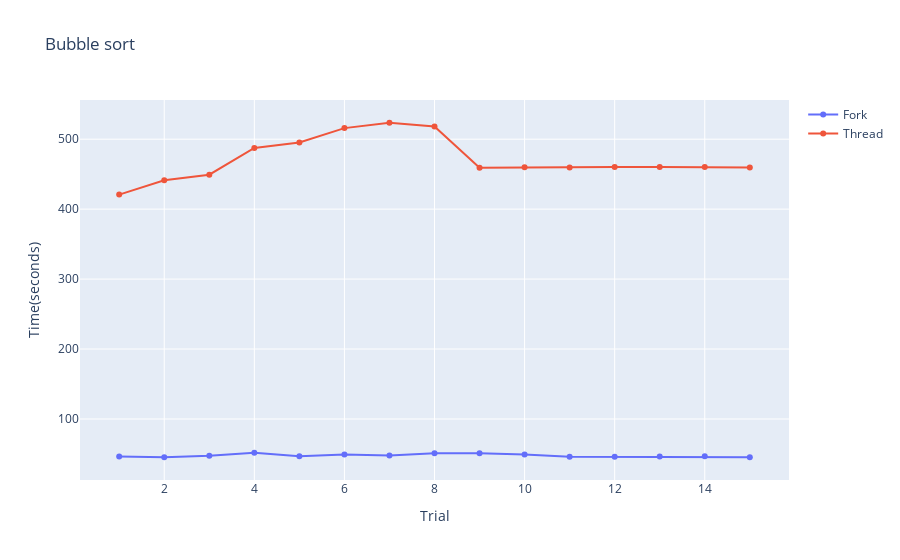

This figure's notebook cell:
### Markdown cell above
# **Bubble Sort**

### Code cell
import plotly.graph_objects as go
import pandas as pd
import os

fork_path = "Fork Files/"
thread_path = "Thread Files/"

df_usgsn03 = pd.read_csv(fork_path + 'BubbleFork.csv',sep=',')
df_usgsn04 = pd.read_csv(thread_path + 'BubbleThread.csv',sep=',')


df_usgsn03_sorted = df_usgsn03.sort_values(by='trial')
df_usgsn04_sorted = df_usgsn04.sort_values(by='trial')


fig = go.Figure()
fig.add_trace(
    go.Scatter(
        x=df_usgsn03_sorted['trial'],
        y=df_usgsn03_sorted['time'],
        name = 'Fork'     
    ))

fig.add_trace(
    go.Scatter(
        x=df_usgsn04_sorted['trial'],
        y=df_usgsn04_sorted['time'],
        name = 'Thread'
    ))

fig.update_layout(title = 'Bubble sort', xaxis_title='Trial',yaxis_title='Time(seconds)')

fig.show()

### Figure 1 — Plotly figure (JSON) as saved in the notebook; plotly's stock layout.template omitted (floating-point values rounded to 4 significant figures)
{"data": [{"name": "Fork", "type": "scatter", "x": [1, 2, 3, 4, 5, 6, 7, 8, 9, 10, 11, 12, 13, 14, 15], "y": [46.44, 45.29, 47.4, 51.54, 46.88, 49.15, 47.75, 50.91, 50.96, 49.13, 46.03, 45.86, 46.35, 46.54, 45.33]}, {"name": "Thread", "type": "scatter", "x": [1, 2, 3, 4, 5, 6, 7, 8, 9, 10, 11, 12, 13, 14, 15], "y": [420.8, 441.2, 449.2, 487.4, 495.3, 515.8, 523.5, 518.3, 459.3, 459.9, 459.7, 460.2, 460.3, 460.2, 459.7]}], "layout": {"title": {"text": "Bubble sort"}, "xaxis": {"title": {"text": "Trial"}}, "yaxis": {"title": {"text": "Time(seconds)"}}}}
